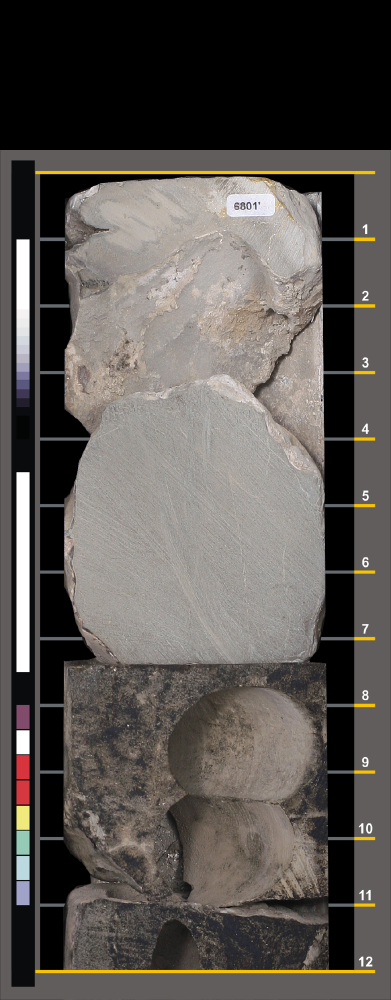
#> input picture 2.model-training/example_test_set/pozo_4_img_1.tif, 782 x 2000 px (shown at 1/2 size)
$ python pre_processing_visualization.py --input_folder ../2.model-training/example_test_set --output_folder out   (older library calls are emulated)
#> lines starting #> are read from the running program, lines starting #| are printed output that depends on the picture
import argparse
import numpy as np
import subprocess
import os, sys
import cv2

from PIL import Image
from skimage.color import rgb2gray
from skimage.filters.rank import entropy
from skimage.morphology import disk, opening
from skimage.filters import threshold_otsu, threshold_minimum
from scipy import ndimage as ndi
from skimage.measure import label, regionprops
from skimage.transform import resize
import time

import matplotlib.pyplot as plt

class SampleTemplate:
    # [4 lines left out: function __init__, not called in this run]

class ROILocalizer:
    def __init__(self):
        self.templates = []
        self.dists = []

    # [73 lines left out: functions compute_descriptor, verify_membership, __localize, localize, not called in this run]

def load_image(filename) :
    return cv2.imread(filename)

def save_image(img, filename) :
    cv2.imwrite(filename, img)

def save_results(results, output_folder):
    for result in results:
        filename, patches = result
        basename = os.path.basename(filename)
        filename_no_ext = os.path.splitext(basename)[0]
        heigth = img.shape[0]//4

        save_image(patches[0], os.path.join(output_folder, filename_no_ext + "_patch_1.png"))
        save_image(patches[1], os.path.join(output_folder, filename_no_ext + "_patch_2.png"))
        save_image(patches[2], os.path.join(output_folder, filename_no_ext + "_patch_3.png"))
        save_image(patches[3], os.path.join(output_folder, filename_no_ext + "_patch_4.png"))

def split_image(img, filename, output_folder):
    #basename = os.path.basename(filename)
    #filename_no_ext = os.path.splitext(basename)[0]

    heigth = img.shape[0]//4
    img_1 = img[:heigth,:,:]
    #save_image(img_1, os.path.join(output_folder, filename_no_ext + "_patch_1.png"))

    img_2 = img[heigth:heigth*2,:,:]
    #save_image(img_2, os.path.join(output_folder, filename_no_ext + "_patch_2.png"))

    img_3 = img[heigth*2:heigth*3,:,:]
    #save_image(img_3, os.path.join(output_folder, filename_no_ext + "_patch_3.png"))

    img_4 = img[heigth*3:,:,:]
    #save_image(img_4, os.path.join(output_folder, filename_no_ext + "_patch_4.png"))
    return [img_1, img_2, img_3, img_4]

def process_img(img, filename, output_folder, pit_id, localizer):
    if pit_id == 1:
        img = img[:, 50:-50, :]
        patches = split_image(img, filename, output_folder)
    elif pit_id == 2:
        img = img[:, 524:1136, :]
        patches = split_image(img, filename, output_folder)
    elif pit_id == 3:
        img = img[:, 524:1136, :]
        patches = split_image(img, filename, output_folder)
    elif pit_id == 4:
        img = img[352:1938, 122:667, :]
        patches = split_image(img, filename, output_folder)
    elif pit_id == 5:
        img = img[25:2090, 472:1066, :]
        patches = split_image(img, filename, output_folder)
    elif pit_id == 6:
        img = img[31:509, 119:262, :]
        patches = split_image(img, filename, output_folder)
    elif pit_id == 7:
        img = img[70:2060, 458:1050, :]
        patches = split_image(img, filename, output_folder)
    elif pit_id == 8:
        img = img[352:1938, 132:637, :]
        patches = split_image(img, filename, output_folder)
    elif pit_id == 9:
        img = img[45:2075, 551:1135, :]
        patches = split_image(img, filename, output_folder)
    elif pit_id == 10:
        img = img[80:2062, 472:1076, :]
        patches = split_image(img, filename, output_folder)
    else:
        roi = localizer.localize(img)
        img = img[roi[0]:roi[2],roi[1]:roi[3]]
        patches = split_image(img, filename, output_folder)

    return patches

#===============#
# main function
#===============#
if __name__ == "__main__":
    # verify input parameters
    parser = argparse.ArgumentParser('Applies the pre-processing steps to the images')
    required_named = parser.add_argument_group('required named arguments')
    required_named.add_argument('-i', '--input_folder', type=str, help='Folder containing the images', required=True)
    required_named.add_argument('-o', '--output_folder', type=str, help='Output folder', required=True)
#   parser.add_argument("--num_pits", type=int, default=10, help="Number of pits")
    args = parser.parse_args()

    print("Iniciando preprocesamiento")
    # T1 : Loop para iniciar el preprocesamiento
    start = time.time()

    # read input parameters
    input_folder = args.input_folder
    output_folder = args.output_folder

    # read the files in the directory
    files = os.listdir(input_folder)
    files.sort()
    files_zip = zip(range(1, len(files)+1), files)

    if not os.path.isdir(output_folder):
        os.makedirs(output_folder)

    # process each image
    n_imgs_per_pit = {}
    localizer = ROILocalizer()
    results_list = []

    for i, file in files_zip:
        # read image
        img = load_image(os.path.join(input_folder, file))
#> in load_image, returned value is the input picture: shape (2000, 782, 3); mean B, G, R 82.3, 86.5, 91.1

        # split the filename
        basename = os.path.basename(file)
        filename_no_ext = os.path.splitext(basename)[0]

        token = filename_no_ext.split('_')

        if token != None:
            pit_id = int(token[1])
        else:
            pit_id = -1

        # count the number of images per pit
        if not pit_id in n_imgs_per_pit:
            n_imgs_per_pit[pit_id] = 0
        n_imgs_per_pit[pit_id] += 1

        # apply a different procedure according to the number of pit
        print("Processing image {}/{} ...\r".format(i, len(files)), end="")
        patches = process_img(img, file, output_folder, pit_id, localizer)
#> in process_img, `img = img[352:1938, 122:667, :]`:
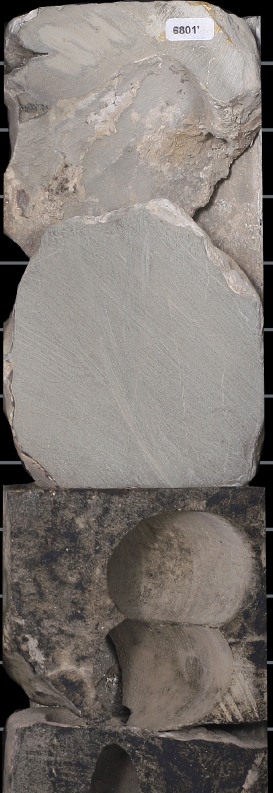
#> img: shape (1586, 545, 3) (shown at 1/2 size); mean of channels 0, 1, 2 114.7, 119.5, 125.9; drawn as B, G, R
#> in split_image, `img_1 = img[:heigth,:,:]`:
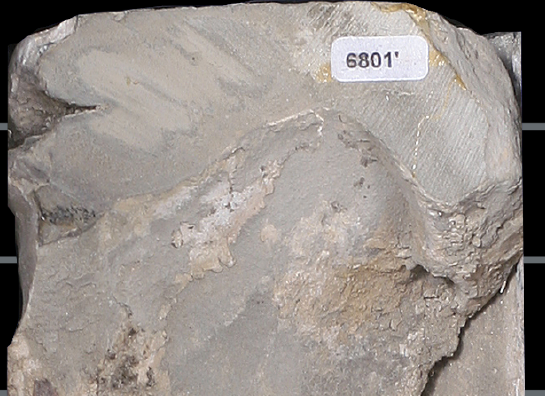
#> img_1: shape (396, 545, 3); mean of channels 0, 1, 2 140.3, 145.5, 153; drawn as B, G, R
#> in split_image, `img_2 = img[heigth:heigth*2,:,:]`:
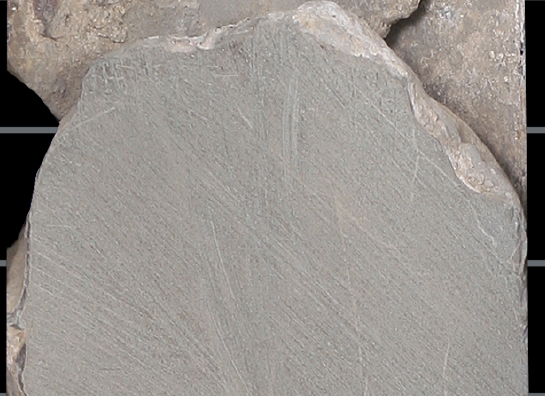
#> img_2: shape (396, 545, 3); mean of channels 0, 1, 2 141.9, 146.4, 151.3; drawn as B, G, R
#> in split_image, `img_3 = img[heigth*2:heigth*3,:,:]`:
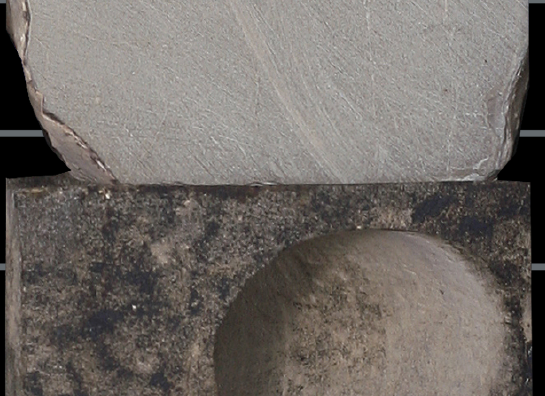
#> img_3: shape (396, 545, 3); mean of channels 0, 1, 2 102.9, 107.6, 113.4; drawn as B, G, R
#> in split_image, `img_4 = img[heigth*3:,:,:]`:
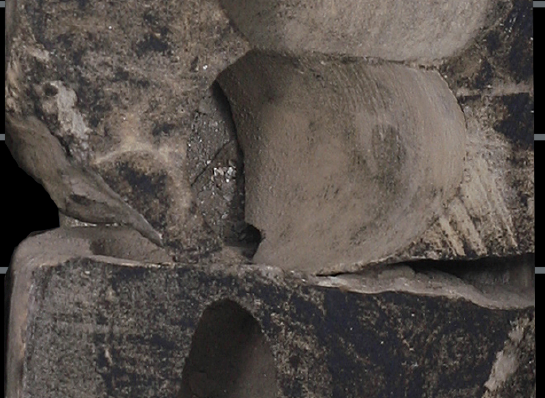
#> img_4: shape (398, 545, 3); mean of channels 0, 1, 2 73.7, 78.8, 86.1; drawn as B, G, R
#> in process_img, `patches = split_image(img, filename, output_folder)`: patches = 4 items
#> patches = 4 items
        results_list.append((file, patches))
#> pass 2 of the loop `for i, file in files_zip:`:
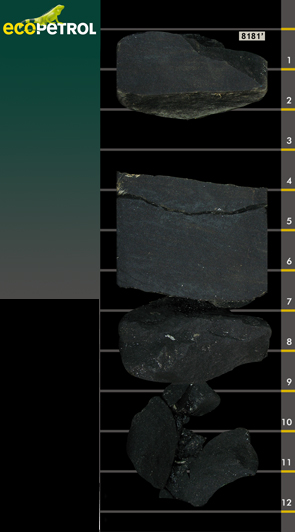
#> input picture 2.model-training/example_test_set/pozo_6_img_1.tif, 295 x 532 px
#> in load_image, returned value is the input picture: shape (532, 295, 3); mean B, G, R 30.6, 33.3, 26.1
#> img_1: shape (119, 143, 3)
#> in split_image (call 2), `img_2 = img[heigth:heigth*2,:,:]`:
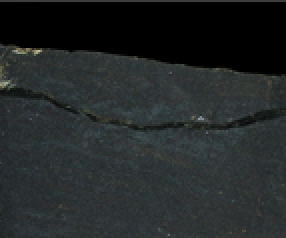
#> img_2: shape (119, 143, 3) (shown 2 times larger); mean of channels 0, 1, 2 40.4, 39.9, 35.8; drawn as B, G, R
#> img_3: shape (119, 143, 3)
#> in split_image (call 2), `img_4 = img[heigth*3:,:,:]`:
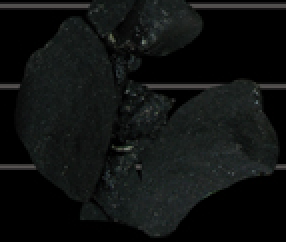
#> img_4: shape (121, 143, 3) (shown 2 times larger); mean of channels 0, 1, 2 17.2, 17.9, 15.7; drawn as B, G, R

    # T2 : Preprocesamient finalizado
    total_time = time.time() - start
    print("Preprocesamiento finalizado: ", total_time)
    print("Guardando resultados ...")

    # Guardar los resultados
    save_results(results_list, output_folder)
#> the loop in save_results, `for result in results:` made 2 passes
#> (filename, heigth) on passes 1 to 2: ('pozo_4_img_1.tif', 133), ('pozo_6_img_1.tif', 133)


    n_patches = 0
    print("Reporte: images processed by pozo id:")
    for i in range(1, max(n_imgs_per_pit)+1):
        if i in n_imgs_per_pit:
            print("Pit {}: {} images (created {} patches)".format(i, n_imgs_per_pit[i], n_imgs_per_pit[i]*4))
            n_patches += n_imgs_per_pit[i]*4
    print("Patches created: {}".format(n_patches))

    output_files = os.listdir(output_folder)
    for ofile in output_files:
        #img = load_image(os.path.join(input_folder, ofile))
        img = np.array(Image.open(os.path.join(output_folder, ofile)))
        plt.imshow(img)
        plt.show()
